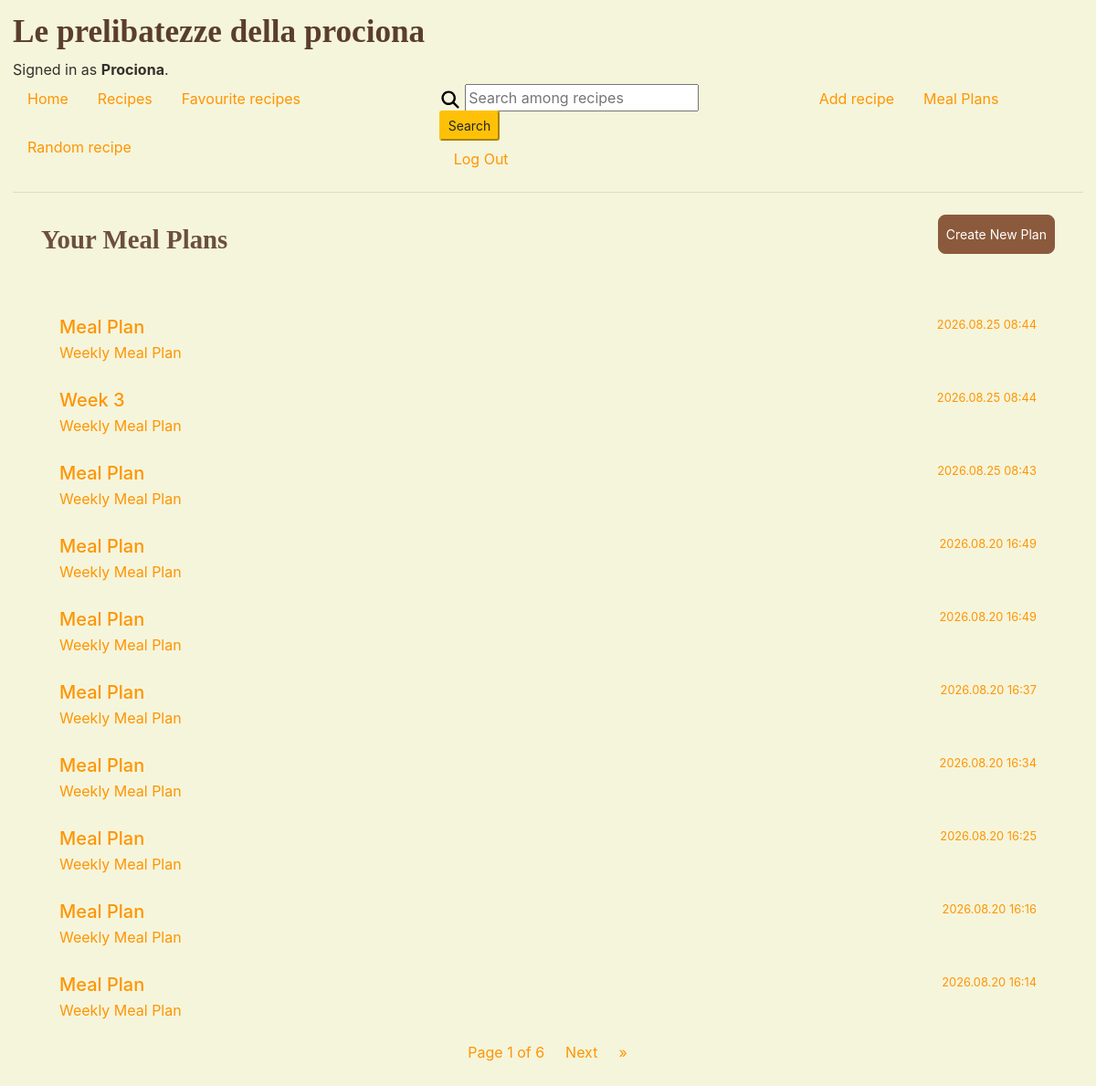
/mealplan/your_mealplans (signed in), run on the app's committed database.
### recipebook/models.py (models this page shows)
class User(AbstractUser):
    pass

### mealplan/models.py (models this page shows, shortened)
class MealPlan(models.Model):
    user = models.ForeignKey(settings.AUTH_USER_MODEL, on_delete=models.CASCADE,
                             null=True, # Allow null for anonymous users
                             blank=True, related_name="meal_plans")
    session_key = models.CharField(max_length=40, null=True, blank=True)
    created_at = models.DateTimeField(auto_now_add=True)
    recipes = models.ManyToManyField(Recipe, blank=True, related_name="meal_plans")
    is_locked = models.BooleanField(default=False)
    name = models.CharField(max_length=50, default="Meal Plan")

### mealplan/views.py (the view)
# urls.py: path('your_mealplans', views.user_mealplans, name='user_mealplans')
@login_required
def user_mealplans(request):
    meal_plans = MealPlan.objects.filter(user=request.user).order_by('-created_at')
    paginator = Paginator(meal_plans, 10)
    page_number = request.GET.get('page')
    meals_in_page = paginator.get_page(page_number)
    return render(request, 'mealplan/user_mealplans.html', {
        'username': request.user,
        'meals_in_page': meals_in_page
        })

### mealplan/templates/mealplan/user_mealplans.html (shortened to what this page needs)
{% extends "recipebook/layout.html" %}
{% load static %}
{% block body %}
<div class="container mt-4">
    <div class="d-flex justify-content-between">
        <div class="title-website">
            <h2>Your Meal Plans</h2>
        </div>
        <div class="top-0 right-0">
            <a href="{% url 'generate_mealplan' %}" class="btn btn-warning btn-sm">Create New Plan</a>
        </div>
    </div>
    <br>
    <div class="list-group">
        {% for meal_plan in meals_in_page %}
        <a href="{% url 'mealplan_result' meal_plan.id %}" class="list-group-item list-group-item-action">
            <div class="d-flex w-100 justify-content-between">
                <h5 class="mb-1">{{ meal_plan.name }}</h5>
                <small>{{ meal_plan.created_at|date:"Y.m.d H:i" }}</small>
            </div>
            <p class="mb-1">
                {% if meal_plan.meal_plan_recipes.count == 2 %}
                Daily Meal Plan
                {% else %}
                Weekly Meal Plan
                {% endif %}
            </p>
        </a>
        {% empty %}
        <div class="alert alert-warning">You have no saved meal plans yet.</div>
        {% endfor %}
    </div>
    <nav aria-label="Page navigation">
        <ul class="pagination d-flex justify-content-center">
            <li class="page-item">
                Page {{ meals_in_page.number }} of {{ meals_in_page.paginator.num_pages }}
            </li>
            {% if meals_in_page.has_next %}
            <li><a class="page-link" href="?page={{ meals_in_page.next_page_number }}">Next</a></li>
            <li><a class="page-link" href="?page={{ meals_in_page.paginator.num_pages }}">&raquo;</a></li>
            {% endif %}
        </ul>
    </nav>
</div>
{% endblock %}

### recipebook/templates/recipebook/layout.html (shortened to what this page needs)
{% load static %}
<!DOCTYPE html>
<html lang="en">
<head>
    <link rel="stylesheet" href="https://stackpath.bootstrapcdn.com/bootstrap/4.4.1/css/bootstrap.min.css">
    <link rel="stylesheet" href="https://stackpath.bootstrapcdn.com/bootstrap/4.5.2/css/bootstrap.min.css">
    <link href="https://cdn.rawgit.com/harvesthq/chosen/gh-pages/chosen.min.css" rel="stylesheet"/>
    <link rel="stylesheet" href="https://code.iconify.design/iconify/iconify.css">
    <link href="{% static 'recipebook/styles.css' %}" rel="stylesheet">
    <link href="{% static 'mealplan/styles.css' %}" rel="stylesheet">
</head>
<body>
<div class="title-website">
    <h1>Le prelibatezze della prociona</h1>
</div>
<div>
    {% if user.is_authenticated %}
        Signed in as <strong>{{ user.username }}</strong>.
    {% else %}
        Not signed in.
    {% endif %}
</div>
<div class="d-flex justify-content-between">
    <ul class="nav">
        <li class="nav-item">
            <a class="nav-link" href="{% url 'home' %}">Home</a>
        </li>
        <li class="nav-item">
            <a class="nav-link" href="{% url 'index' %}">Recipes</a>
        </li>
        {% if user.is_authenticated %}
            <li class="nav-item">
                <a class="nav-link" href="{% url 'favourites' %}">Favourite recipes</a>
            </li>
        {% endif %}
        <li class="nav-item">
            <a class="nav-link" href="{% url 'random_recipe' %}">Random recipe</a>
        </li>
    </ul>
    <ul class="nav">
        <form action="{% url 'search' %}" method="get">
            <input type="text" name="q" autocomplete="off" placeholder="Search among recipes">
            <button type="submit" class="btn-search btn-warning btn-sm">Search</button>
        </form>
        {% if user.is_superuser %}
        <li class="nav-item">
            <a class="nav-link" href="{% url 'add_recipe' %}">Add recipe</a>
        </li>
        {% endif %}
        {% if user.is_authenticated %}
        <li class="nav-item">
            <a class="nav-link" href="{% url 'user_mealplans' %}">Meal Plans</a>
        </li>
        <li class="nav-item">
            <a class="nav-link" href="{% url 'logout' %}">Log Out</a>
        </li>
        {% endif %}
    </ul>
</div>
<hr>
{% block body %}
{% endblock %}
</body>
</html>

### recipebook/static/recipebook/styles.css (style rules this page uses)
.title-website h1 { font-family: 'Georgia', serif; font-size: 2.2em; color: #5a3e2b; font-weight: 600; }
.title-website h2 { font-family: 'Georgia', serif; font-size: 1.8em; color: #6b4f3f; font-weight: 550; margin-top: 10px; margin-bottom: 30px; }
body { background-color: beige; color: rgb(55, 47, 42); padding: 14px; }
a:link { color: rgb(255, 149, 0); background-color: transparent; text-decoration: none; }
.btn { border-radius: 10px; }
.list-group-item { background-color: transparent; border: none; }
form[action*="/search/"] { width: 300px; margin-top: 4px; margin-right: 100px; }
.btn-search { margin-top: -1px; }

### mealplan/static/mealplan/styles.css (style rules this page uses)
:root { --bg: #ffffff; --text: #ffffff; --accent: #000000; --radius: 0.5rem; --shadow: 0 0.2rem 0.5rem rgba(0, 0, 0, 0.1); --anim: cubic-bezier(0, 0, 0.25, 1); }
.page-item { color: rgb(255, 149, 0); display: block; padding: .5rem .75rem; margin-left: -1px; line-height: 1.25; }
.page-link { border: none; }
.container .btn-warning { background-color: #8b5a3c; border-color: #8b5a3c; color: #fff; padding: 10px 8px; border-radius: 8px; font-weight: 400; }

### data on the page
User: username "Prociona"
MealPlan: name "Meal Plan", created_at "2026.08.25 08:44", shows "Weekly Meal Plan"
MealPlan: name "Week 3", created_at "2026.08.25 08:44", shows "Weekly Meal Plan"
MealPlan: name "Meal Plan", created_at "2026.08.25 08:43", shows "Weekly Meal Plan"
MealPlan: name "Meal Plan", created_at "2026.08.20 16:49", shows "Weekly Meal Plan"
MealPlan: name "Meal Plan", created_at "2026.08.20 16:49", shows "Weekly Meal Plan"
MealPlan: name "Meal Plan", created_at "2026.08.20 16:37", shows "Weekly Meal Plan"
MealPlan: name "Meal Plan", created_at "2026.08.20 16:34", shows "Weekly Meal Plan"
MealPlan: name "Meal Plan", created_at "2026.08.20 16:25", shows "Weekly Meal Plan"
MealPlan: name "Meal Plan", created_at "2026.08.20 16:16", shows "Weekly Meal Plan"
MealPlan: name "Meal Plan", created_at "2026.08.20 16:14", shows "Weekly Meal Plan"

### other printed values
{{ meals_in_page.number }} "1"
{{ meals_in_page.paginator.num_pages }} "6"
